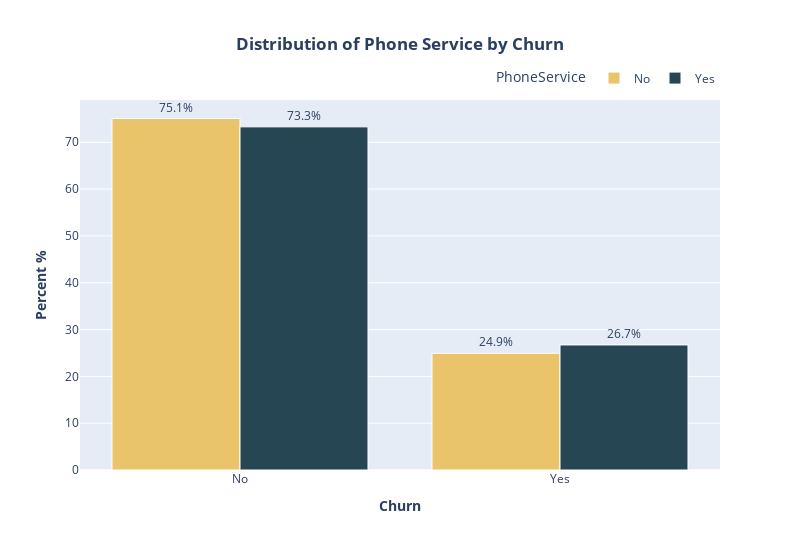

The notebook cell saved with this chart:
### Markdown cell above
## <b>8. Phone Service by Churn</b>

### Code cell
fig = px.histogram(
  df, 
  x = 'Churn', 
  color = "PhoneService",
  barmode = 'group',
  histnorm = "percent",
  title = "<b>Distribution of Phone Service by Churn</b>",
  color_discrete_map={
    'Yes': '#264653',  # deep navy
    'No': '#E9C46A'    # golden beige
}
)
fig.update_layout(
  width = 800, height = 550,
  title_x = 0.5, # move the title to center
  bargap = 0.20, # gap between the bars
  xaxis_title = '<b>Churn</b>',
  yaxis_title = '<b>Percent %</b>',
  legend = dict(orientation = 'h',yanchor = 'bottom',xanchor = 'right',y = 1.02,x = 1), # adjusting the legend line by axis values

)
fig.update_traces(
  texttemplate='%{y:.1f}%',  # display the y-value as a percent
  textposition='outside',
  marker_line_color = 'white',
  marker_line_width = 1.0
)
fig.show()

### Figure 1 — Plotly figure (JSON) as saved in the notebook; plotly's stock layout.template omitted (floating-point values rounded to 4 significant figures; data arrays with more than 128 entries replaced by an {"elided": "..."} marker saying what was removed)
{"data": [{"alignmentgroup": "True", "bingroup": "x", "histnorm": "percent", "hovertemplate": "PhoneService=No<br>Churn=%{x}<br>percent=%{y}<extra></extra>", "legendgroup": "No", "marker": {"color": "#E9C46A", "line": {"color": "white", "width": 1}, "pattern": {"shape": ""}}, "name": "No", "offsetgroup": "No", "orientation": "v", "showlegend": true, "textposition": "outside", "texttemplate": "%{y:.1f}%", "type": "histogram", "x": {"elided": "682 str values"}, "xaxis": "x", "yaxis": "y"}, {"alignmentgroup": "True", "bingroup": "x", "histnorm": "percent", "hovertemplate": "PhoneService=Yes<br>Churn=%{x}<br>percent=%{y}<extra></extra>", "legendgroup": "Yes", "marker": {"color": "#264653", "line": {"color": "white", "width": 1}, "pattern": {"shape": ""}}, "name": "Yes", "offsetgroup": "Yes", "orientation": "v", "showlegend": true, "textposition": "outside", "texttemplate": "%{y:.1f}%", "type": "histogram", "x": {"elided": "6361 str values"}, "xaxis": "x", "yaxis": "y"}], "layout": {"bargap": 0.2, "barmode": "group", "height": 550, "legend": {"orientation": "h", "title": {"text": "PhoneService"}, "tracegroupgap": 0, "x": 1, "xanchor": "right", "y": 1.02, "yanchor": "bottom"}, "title": {"text": "<b>Distribution of Phone Service by Churn</b>", "x": 0.5}, "width": 800, "xaxis": {"anchor": "y", "domain": [0, 1], "title": {"text": "<b>Churn</b>"}}, "yaxis": {"anchor": "x", "domain": [0, 1], "title": {"text": "<b>Percent %</b>"}}}}
